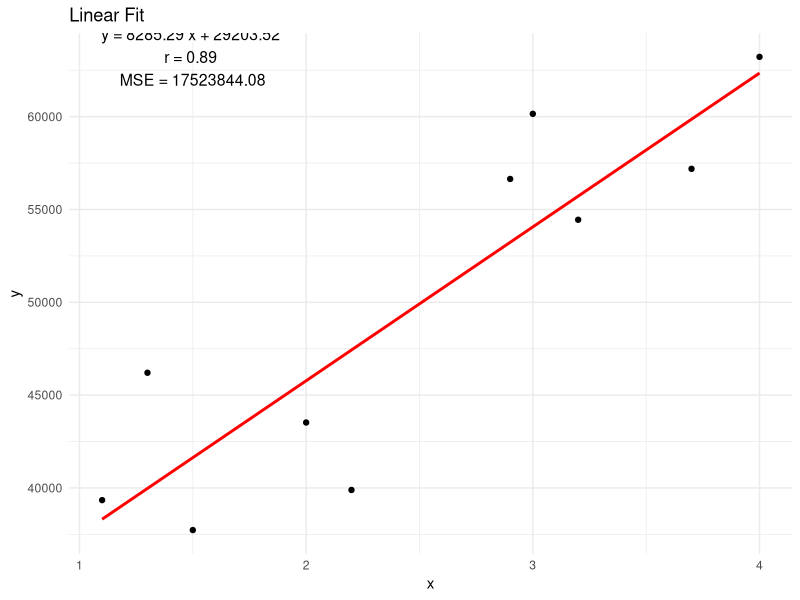
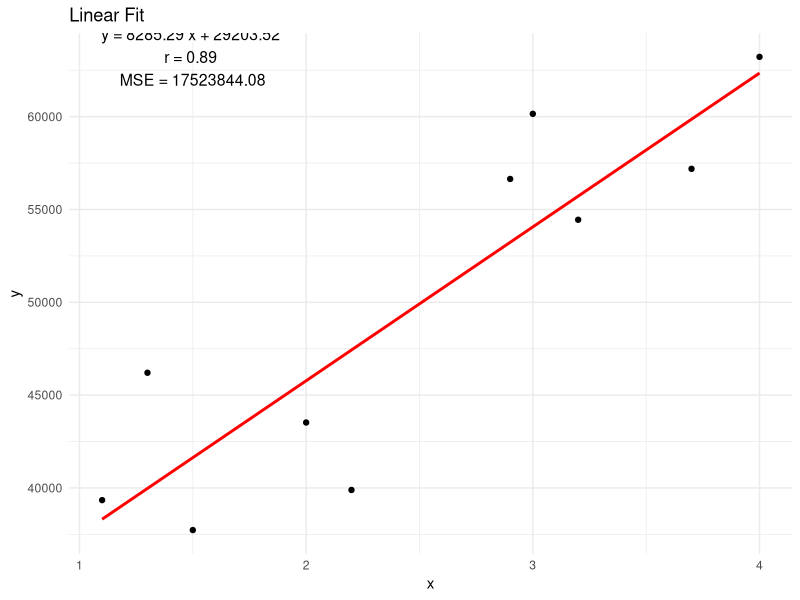

Write the R code that produced these figures, in order.
library(ggplot2)

args <- commandArgs(trailingOnly = TRUE)
if (length(args) != 3) {
  stop("Usage: Rscript linear_regression_r.R <filename> <x_column> <y_column>")
}

filename <- args[1]
x_col <- args[2]
y_col <- args[3]

dataset <- read.csv ("regression_data.csv")
# R syntax to read in the data

# Data
df <- data.frame(
  x = (dataset$YearsExperience),
  y = (dataset$Salary)
)
# data.frame creates the data frome from our inputs using YearsExperience as x and Salaary as Y

# Fit model
model <- lm(y ~ x, data = df)
slope <- coef(model)[2]
intercept <- coef(model)[1]
r <- cor(df$x, df$y)
pred <- predict(model)
mse <- mean((df$y - pred)^2)

# creating our model to predict Y based on X, the y~x means modeling y as a linear function of x for the predicted best fit
# find the slope and intercept of our predicted y value line
# cor finds the corrleation between x and y (postive or negative)
# predicting y values based on the model, then calculating the mean squared error to see how well the prediction fits
            
# Plot
            
ggplot(df, aes(x = x, y = y)) +
  geom_point() +
  geom_smooth(method = "lm", se = FALSE, color = "red") +
  annotate("text", x = 1.5, y = max(df$y) - 0.5,
           label = paste("y =", round(slope, 2), "x +", round(intercept, 2),
                         "\nr =", round(r, 2), "\nMSE =", round(mse, 2)),
           size = 4) +
  labs(title = "Linear Fit",
       x = "x", y = "y") +
  theme_minimal()
            
# creating the plot with the modeling we made
            
ggsave("regression_plot_r.png")
            
# creating a png to save of the plot we produced from the modeled data


